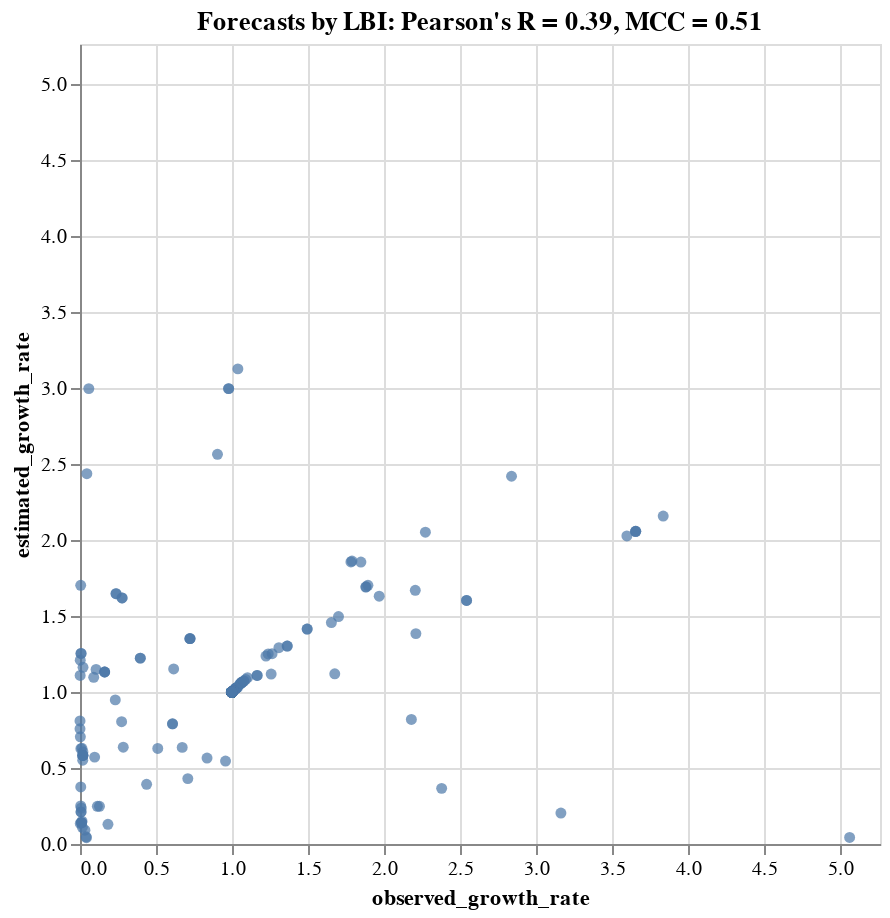

Source (notebook cell):
### Code cell
tooltip_attributes = ["observed_growth_rate:Q", "estimated_growth_rate:Q", "timepoint:N", "frequency:Q", "frequency_final:Q",
                      "projected_frequency:Q", "clade_membership:N"]

chart = alt.Chart(complete_clade_frequencies).mark_circle().encode(
    alt.X("observed_growth_rate:Q", scale=alt.Scale(domain=(min_growth_rate, max_growth_rate))),
    alt.Y("estimated_growth_rate:Q", scale=alt.Scale(domain=(min_growth_rate, max_growth_rate))),
    alt.Tooltip(tooltip_attributes)
).properties(
    width=400,
    height=400,
    title="Forecasts by LBI: Pearson's R = %.2f, MCC = %.2f" % (r, mcc)
)

#chart.save("forecast_growth_correlation_natural_lbi.svg")
chart

### Figure 1 — Vega-Lite specification as saved in the notebook (floating-point values rounded to 4 significant figures; data arrays with more than 128 entries replaced by an {"elided": "..."} marker saying what was removed)
{"$schema": "https://vega.github.io/schema/vega-lite/v3.3.0.json", "config": {"mark": {"tooltip": null}, "view": {"height": 300, "width": 400}}, "data": {"name": "data-771ec45bd78400468441731ef1cdb432"}, "datasets": {"data-771ec45bd78400468441731ef1cdb432": {"elided": "256 records"}}, "encoding": {"tooltip": [{"field": "observed_growth_rate", "type": "quantitative"}, {"field": "estimated_growth_rate", "type": "quantitative"}, {"field": "timepoint", "type": "nominal"}, {"field": "frequency", "type": "quantitative"}, {"field": "frequency_final", "type": "quantitative"}, {"field": "projected_frequency", "type": "quantitative"}, {"field": "clade_membership", "type": "nominal"}], "x": {"field": "observed_growth_rate", "scale": {"domain": [0, 5.266]}, "type": "quantitative"}, "y": {"field": "estimated_growth_rate", "scale": {"domain": [0, 5.266]}, "type": "quantitative"}}, "height": 400, "mark": "circle", "title": "Forecasts by LBI: Pearson's R = 0.39, MCC = 0.51", "width": 400}
